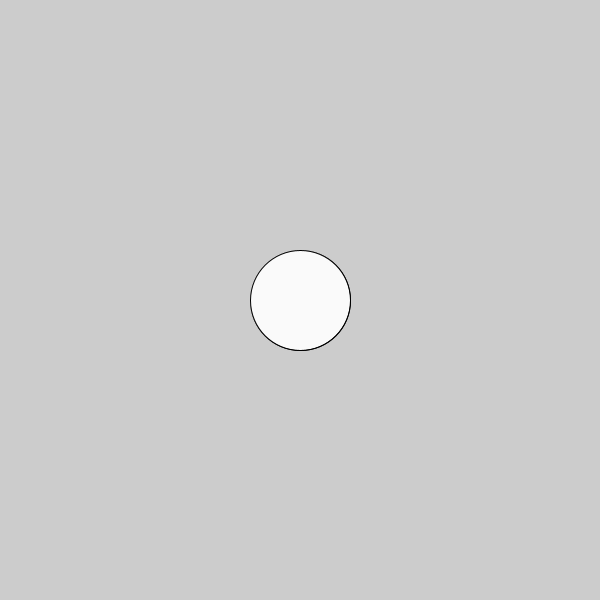
Frame 1 (no input)
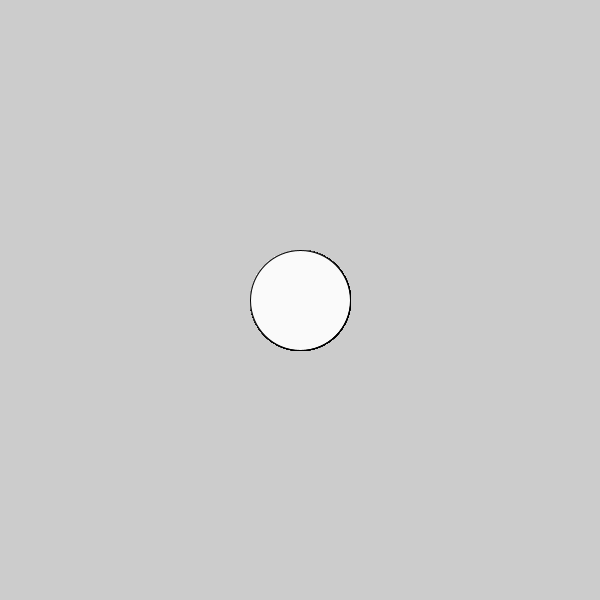
Frame 60 (the mouse pressed at the canvas centre just before this capture)
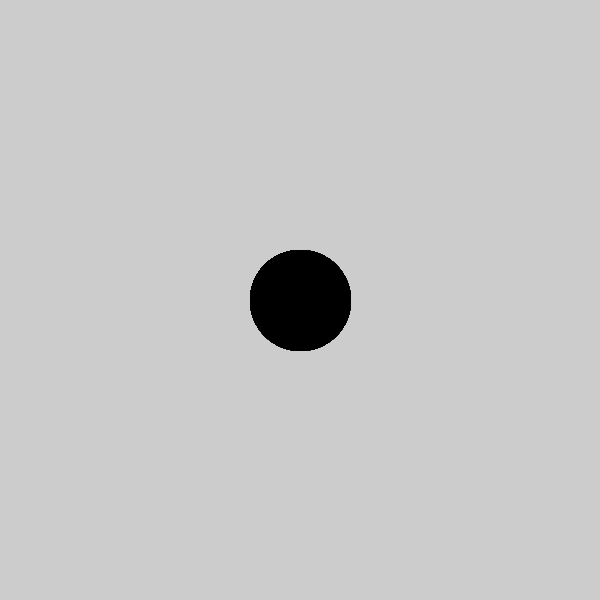
Frame 120 (the mouse held since frame 60 and released just before this capture)

The Processing sketch that drew these frames (run headless with seeded random() and noise(); from frame 60 on, the mouse is pressed at the canvas centre):

// Processing sketch: c_LogicalDot
// ── c_LogicalDot.pde

void setup() {
  
// 1. Set the size of the sketch. Make it 600 pixels square. 
  size(600,600);

}

void draw() {
  
// 2. Draw an ellipse
// Run the program to make sure it works before moving on.
ellipse(300,300,100,100);


// 3. Change the color of the ellipse when the mouse is pressed.
//    Use the following code, but put your colors where indicated
//    Remember to use the   fill()  command to set colors.

if (mousePressed) {
 fill(0,0,0);
   ellipse(300,300,100,100); 
  
} else {
  fill(250,250,250);
   ellipse(300,300,100,100);
  
}  
  
  
  
}
